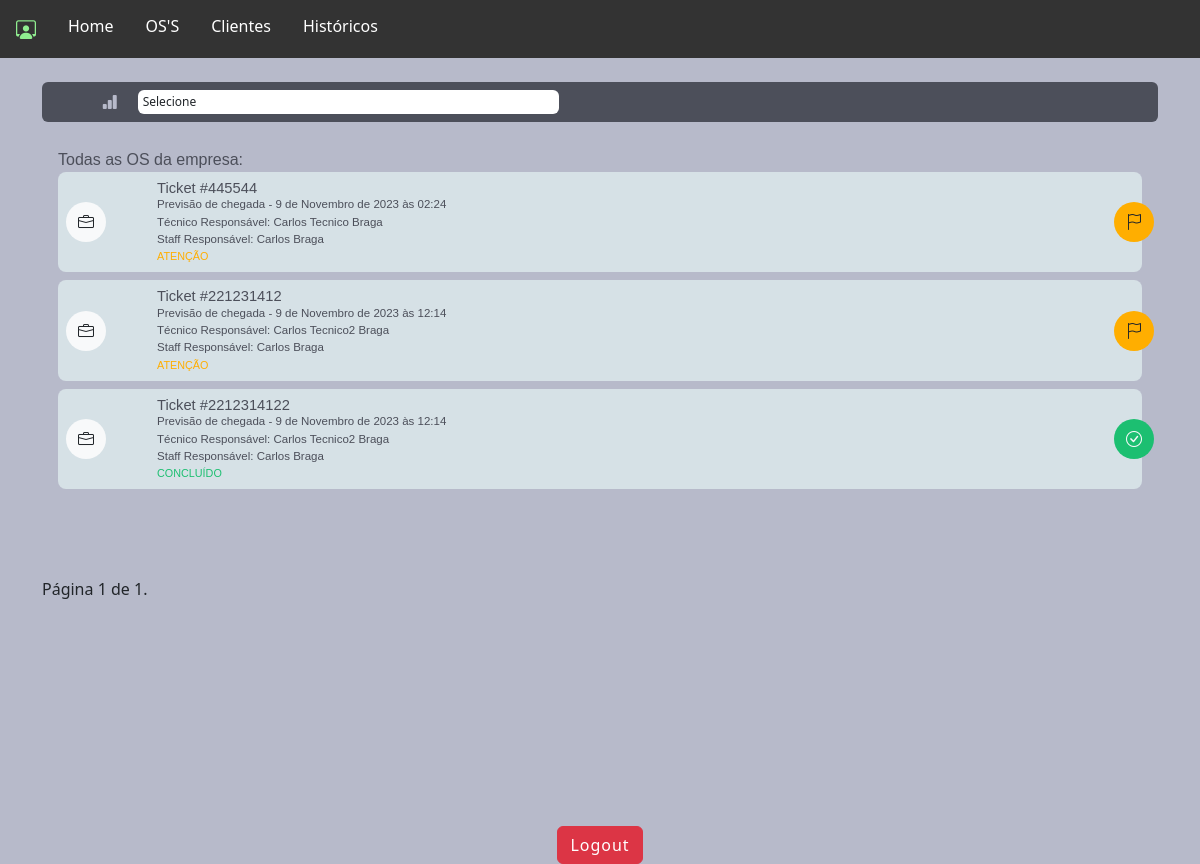
Page /staff/gerente_lista_os/ on the committed database.
### staff/models.py (models this page shows, shortened)
class OrdemDeServico(models.Model):
    ticket = models.CharField(max_length=200, unique=True)
    tecnico = models.ForeignKey(
        CustomUser, on_delete=models.CASCADE, related_name="ordens_técnico"
    )
    staff = models.ForeignKey(
        CustomUser, on_delete=models.CASCADE, related_name="ordens_staff"
    )
    descricao = models.TextField(max_length=600)
    previsao_chegada = models.DateTimeField()
    previsao_execucao = models.DateTimeField()
    material = models.CharField(max_length=100, validators=[MinLengthValidator(3)])
    equipamento = models.CharField(max_length=100, validators=[MinLengthValidator(3)])
    data_criacao = models.DateTimeField(auto_now_add=True)
    cliente = models.ForeignKey(Cliente, on_delete=models.CASCADE)
    contrato = models.CharField(max_length=700, null=True, blank=True)
    atividade = models.CharField(max_length=50, choices=ACTIVITY_CHOICES)
    status_tecnico = models.CharField(max_length=50, choices=TECNICAL_CHOICES)
    status = models.CharField(
        max_length=10, choices=STATUS_CHOICES, default="Aguardando"
    )
    atraso_em_minutos = models.CharField(max_length=50, null=True, blank=True, choices=ATRASO_CHOICES)
    atraso_descricao = models.TextField(max_length=400, null=True, blank=True)

### authentication/models.py (models this page shows, shortened)
class CustomUser(AbstractUser):
    telefone = models.CharField(max_length=15, null=False)
    endereco = models.ForeignKey(
        Endereco, on_delete=models.CASCADE, null=True, default=None
    )
    foto = models.ImageField(upload_to="img/perfil_user/", null=True, blank=True)
    email = models.EmailField(unique=True)

### staff/views.py (the view)
# urls.py: path("gerente_lista_os/", views.gerente_lista_os, name="gerente_lista_os"),
def gerente_lista_os(request):
    status_filter = request.GET.get("status")
    tecnico_filter = request.GET.get("tecnico")
    data_chegada_min_filter = request.GET.get("data_chegada_min")
    data_chegada_max_filter = request.GET.get("data_chegada_max")
    users = CustomUser.objects.filter(groups__name="Técnico")
    ordens_de_servico = OrdemDeServico.objects.all()
    if status_filter:
        ordens_de_servico = ordens_de_servico.filter(status=status_filter)
    items_per_page = 20
    paginator = Paginator(ordens_de_servico, items_per_page)
    page = request.GET.get("page")
    try:
        ordens_de_servico = paginator.page(page)
    except PageNotAnInteger:
        ordens_de_servico = paginator.page(1)
    except EmptyPage:
        ordens_de_servico = paginator.page(paginator.num_pages)
    return render(
        request,
        "gerente_lista_os.html",
        {
            "ordens_de_servico": ordens_de_servico,
            "users": users,
            "status_filter": status_filter,
            "tecnico_filter": tecnico_filter,
            "data_chegada_min_filter": data_chegada_min_filter,
            "data_chegada_max_filter": data_chegada_max_filter,
        },
    )

### staff/templates/gerente_lista_os.html (shortened to what this page needs)
{% extends "base_gerente.html" %}
{%load static%}
{% block rest %}
      <section id="lista_oc_scr">
        <br>
        <div class="container">
            <div id="oc_lista">
                <form id="filter_oc" class="bg04 p-2">
                    <div class="col-6">
                      <div class="row">
                        <div class="col-2 text-end">
                          <i class="bi bi-bar-chart-fill color03 me-1"></i>
                        </div>
                        <div class="col-10 p-0">
                          <select class="form-control ms-1" id='status-filter'>
                            <option selected>Selecione</option>
                          </select>
                        </div>
                    </div>
                  </div>
                </form>
              <div class="tab-pane fade show active" id="pills-01" role="tabpanel" aria-labelledby="pills-home-tab" tabindex="0">
                <label class="mt-2 font-medium color04">Todas as OS da empresa:</label>
                {% for ordem in ordens_de_servico %}
                <a href="{% url 'crud_gerente_os' ordem.id %}">
                <div class="oc_lista_item">
                      <div class="row">
                          <div class="col-2 col-md-1">
                              <div class="icon bg-light"><i class="bi bi-briefcase text-dark"></i></div>
                          </div>
                          <div class="col-9 col-md-11">
                              <div class="oc_l_nome font-medium color04">Ticket #{{ ordem.ticket }}</div>
                              <div class="oc_l_data color04 font-light">Previsão de chegada - {{ ordem.previsao_chegada }}</div>
                              <div class="oc_l_data color04 font-light">Técnico Responsável: {{ ordem.tecnico.first_name }} {{ ordem.tecnico.last_name }}</div>
                              <div class="oc_l_data color04 font-light">Staff Responsável: {{ ordem.staff.first_name }} {{ ordem.staff.last_name }}</div>
                              <div class="oc_l_status font-medium {% if ordem.status == 'Urgente' %}color-red{% elif ordem.status == 'Atenção' %}color-yellow{% elif ordem.status == 'Aguardando' %}color-blue{% elif ordem.status == 'Concluído' %}color-green{% endif %}">{{ ordem.status }}</div>
                          </div>
                          {% if ordem.status == "Urgente" %}
                              <div class="status_icon bg05 text-light">
                                  <i class="bi bi-exclamation-triangle-fill"></i>
                              </div>
                          {% elif ordem.status == "Atenção" %}
                              <div class="status_icon bg06 text-dark">
                                  <i class="bi bi-flag"></i>
                              </div>
                          {% elif ordem.status == "Aguardando" %}
                              <div class="status_icon bg01 text-light">
                                  <i class="bi bi-clock"></i>
                              </div>
                          {% elif ordem.status == "Concluído" %}
                              <div class="status_icon bg02 text-light">
                                <i class="bi bi-check-circle"></i>
                            </div>
                          {% endif %}
                      </div>
                  </div>
                </a>
                  {% endfor %}
              </div>
        </div>
        <div class="pagination">
            <span class="step-links">
                <span class="current-page">
                    Página {{ ordens_de_servico.number }} de {{ ordens_de_servico.paginator.num_pages }}.
                </span>
            </span>
        </div>
      </section>
  {% endblock %}

### main/templates/static/assets/css/app_mamminfo.css (style rules this page uses)
html { font-family: 'Noto', sans-serif;background: #ced0dc; }
.font-medium { font-family: 'NotoMedium', sans-serif;font-weight: 400; }
.font-light { font-family: 'NotoLight', sans-serif;font-weight: 300; }
.bg02 { background: #1cbf71; }
.bg04 { background: #4c4f5a; }
.bg06 { background: #ffae00; }
.color03 { color: #b7baca; }
.color04 { color: #4c4f5a; }
section { height: auto;min-height: 90vh;max-width: 100vw;width: 100%; }
#oc_lista { padding-bottom: 72px; }
#oc_lista .tab-pane { padding: 8px 16px; }
#oc_lista .oc_lista_item { background: #d6e1e6;border-radius: 8px;padding: 8px;position: relative;margin-bottom: 8px; }
#oc_lista .oc_lista_item .icon { width: 40px;height: 40px;border-radius: 40px;display: inline-block;text-align: center;line-height: 40px;position: absolute;l: 0;top: 0;bottom: 0;margin: auto; }
#oc_lista .oc_lista_item .oc_l_data { font-size: .72rem; }
#oc_lista .oc_lista_item .oc_l_nome { font-size: .92rem;line-height: 112%;white-space: nowrap;overflow: hidden;text-overflow: ellipsis; }
#oc_lista .oc_lista_item .oc_l_status { font-size: .675rem;text-transform: uppercase; }
#oc_lista .oc_lista_item .status_icon { width: 40px;height: 40px;border-radius: 40px;display: inline-block;text-align: center;line-height: 40px;position: absolute;right: -12px;top: 0;bottom: 0;margin: auto; }
#filter_oc { border-radius: 6px;width: 100%;height: 40px;margin-bottom: 10px; }
#filter_oc .form-control { font-size: .75rem;height: 24px;padding: 1px 5px;border: none;width: 88%; }

### rows in the picture
OrdemDeServico: ticket "445544", previsao_chegada "9 de Novembro de 2023 às 02:24", tecnico.first_name "Carlos Tecnico", tecnico.last_name "Braga", staff.first_name "Carlos", staff.last_name "Braga", status "ATENÇÃO"
OrdemDeServico: ticket "221231412", previsao_chegada "9 de Novembro de 2023 às 12:14", tecnico.first_name "Carlos Tecnico2", tecnico.last_name "Braga", staff.first_name "Carlos", staff.last_name "Braga", status "ATENÇÃO"
OrdemDeServico: ticket "2212314122", previsao_chegada "9 de Novembro de 2023 às 12:14", tecnico.first_name "Carlos Tecnico2", tecnico.last_name "Braga", staff.first_name "Carlos", staff.last_name "Braga", status "CONCLUÍDO"

### other values in the picture
{{ ordens_de_servico.number }} "1"
{{ ordens_de_servico.paginator.num_pages }} "1"
